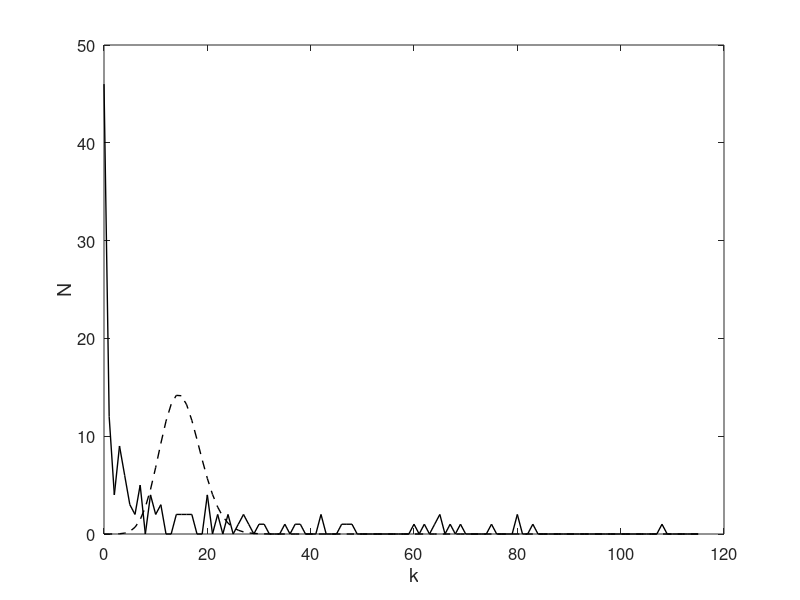

This chart was generated by the following MATLAB code:
% Plots poisson expected values for days between events, and observed
% values 

bins = [0:1:115];
poisson_exp = [3.19663E-07
4.78087E-06
3.57514E-05
0.000178232
0.000666411
0.001993369
0.004968805
0.010616207
0.019846999
0.032981303
0.049326836
0.06706656
0.08358729
0.096163962
0.102730587
0.102429244
0.095745736
0.084233719
0.069988861
0.055092285
0.04119801
0.029340831
0.01994643
0.012970383
0.00808271
0.004835401
0.002781471
0.001540729
0.000822969
0.000424425
0.00021159
0.000102082
4.77106E-05
2.1623E-05
9.51158E-06
4.06443E-06
1.68855E-06
6.82538E-07
2.68633E-07
1.03017E-07
3.85181E-08
1.40507E-08
5.00337E-09
1.74024E-09
5.91524E-10
1.96596E-10
6.39195E-11
2.034E-11
6.3376E-12
1.93439E-12
5.78615E-13
1.69682E-13
4.88031E-14
1.37717E-14
3.81424E-15
1.0372E-15
2.77006E-16
7.26824E-17
1.8742E-17
4.75095E-18
1.18425E-18
2.90355E-19
7.00412E-20
1.66276E-20
3.88565E-21
8.94059E-22
2.02599E-22
4.5225E-23
9.94683E-24
2.15601E-24
4.60647E-25
9.70344E-26
2.01562E-26
4.12954E-27
8.34613E-28
1.66433E-28
3.27522E-29
6.36159E-30
1.21979E-30
2.30927E-31
4.31718E-32
7.97133E-33
1.45389E-33
2.61981E-34
4.66451E-35
8.20734E-36
1.42731E-36
2.45367E-37
4.17012E-38
7.00768E-39
1.16452E-39
1.91391E-40
3.11135E-41
5.00358E-42
7.96102E-43
1.25332E-43
1.95256E-44
3.01057E-45
4.5945E-46
6.94094E-47
1.03809E-47
1.53719E-48
2.25394E-49
3.27281E-50
4.70656E-51
6.70393E-52
9.45887E-53
1.32212E-53
1.83089E-54
2.51218E-55
3.41566E-56
4.60221E-57
6.1456E-58
8.13394E-59
1.06712E-59
1.38781E-60];
obs = [46;12;4;9;6;3;2;5;0;4;2;3;0;0;2;2;2;2;0;0;4;0;2;0;2;0;
1;2;1;0;1;1;0;0;0;1;0;1;1;0;0;0;2;0;0;0;1;1;1;0;0;0;0;0;0;0;
0;0;0;0;1;0;1;0;1;2;0;1;0;1;0;0;0;0;0;1;0;0;0;0;2;0;0;1;0;0;
0;0;0;0;0;0;0;0;0;0;0;0;0;0;0;0;0;0;0;0;0;0;1;0;0;0;0;0;0;0];

poisson_exp(:,2) = poisson_exp.*sum(obs);

figure(1),clf
set(gcf, 'color', 'white');
plot(bins,poisson_exp(:,2),'k--','linewidth',1)
hold on
plot(bins,obs,'k-','linewidth',1)
set(gca,'fontsize',12)
xlabel('k','fontsize',14)
ylabel('N','fontsize',14)

print -dtiffnocompression vanderHoop_Figure10.tif

